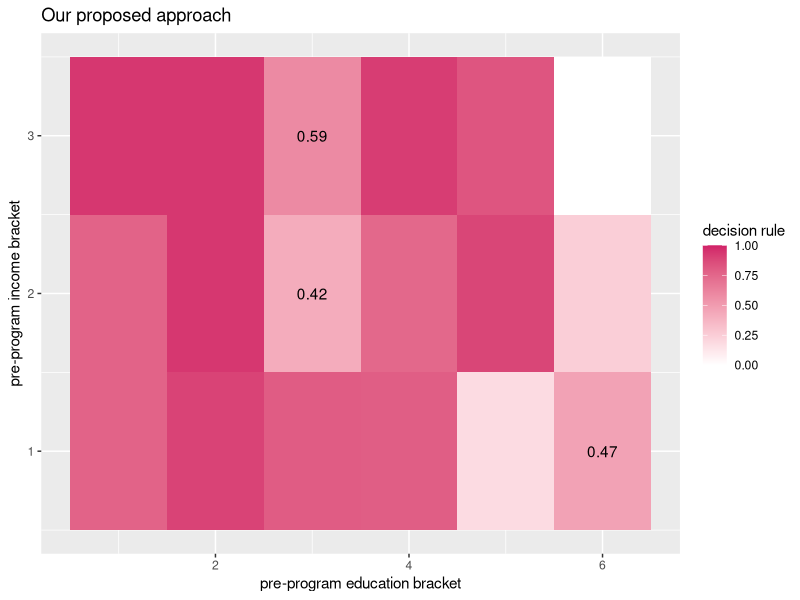

Source code (R):
rm(list=ls())
squared.regret.rule<- matrix(c(0.77,0.77,0.94, 0.90,0.94,0.94,0.80,
                               0.42,0.59,0.79,0.75,0.92,0.18,0.89,
                               0.83 ,0.47,0.25,0.00
                               ),3, 6)

library(reshape)                                                # Load reshape package

library(ggplot2)   

our.rule.plot <- melt(squared.regret.rule)
colnames(our.rule.plot) <-c("pre-program income","pre-program education","decision rule")

ggp.1 <- ggplot(our.rule.plot, aes(`pre-program education`,`pre-program income`)) +                           # Create heatmap with ggplot2
  geom_tile(aes(fill = `decision rule`))
ggp.1 + scale_fill_gradient(low = "white", high = "#d12168",lim = c(0,1))+
 labs(x = "pre-program education bracket", 
       y = "pre-program income bracket", 
       title = "Our proposed approach")+
annotate("text", x=6, y=1, label= "0.47")+
annotate("text", x=3, y=2, label= "0.42")+
annotate("text", x=3, y=3, label= "0.59")  
